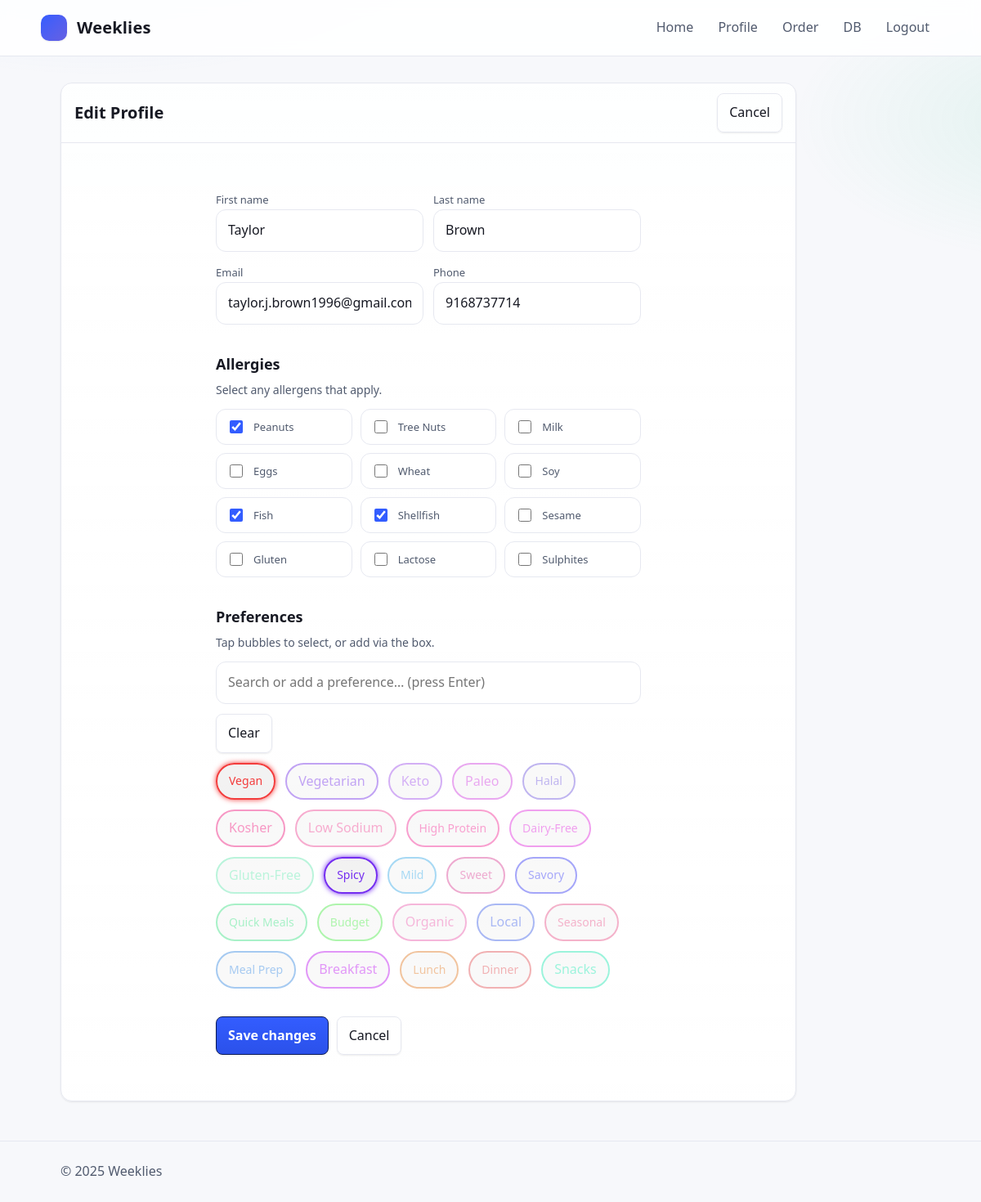
The page /profile/edit (signed in) on the database as committed earlier.
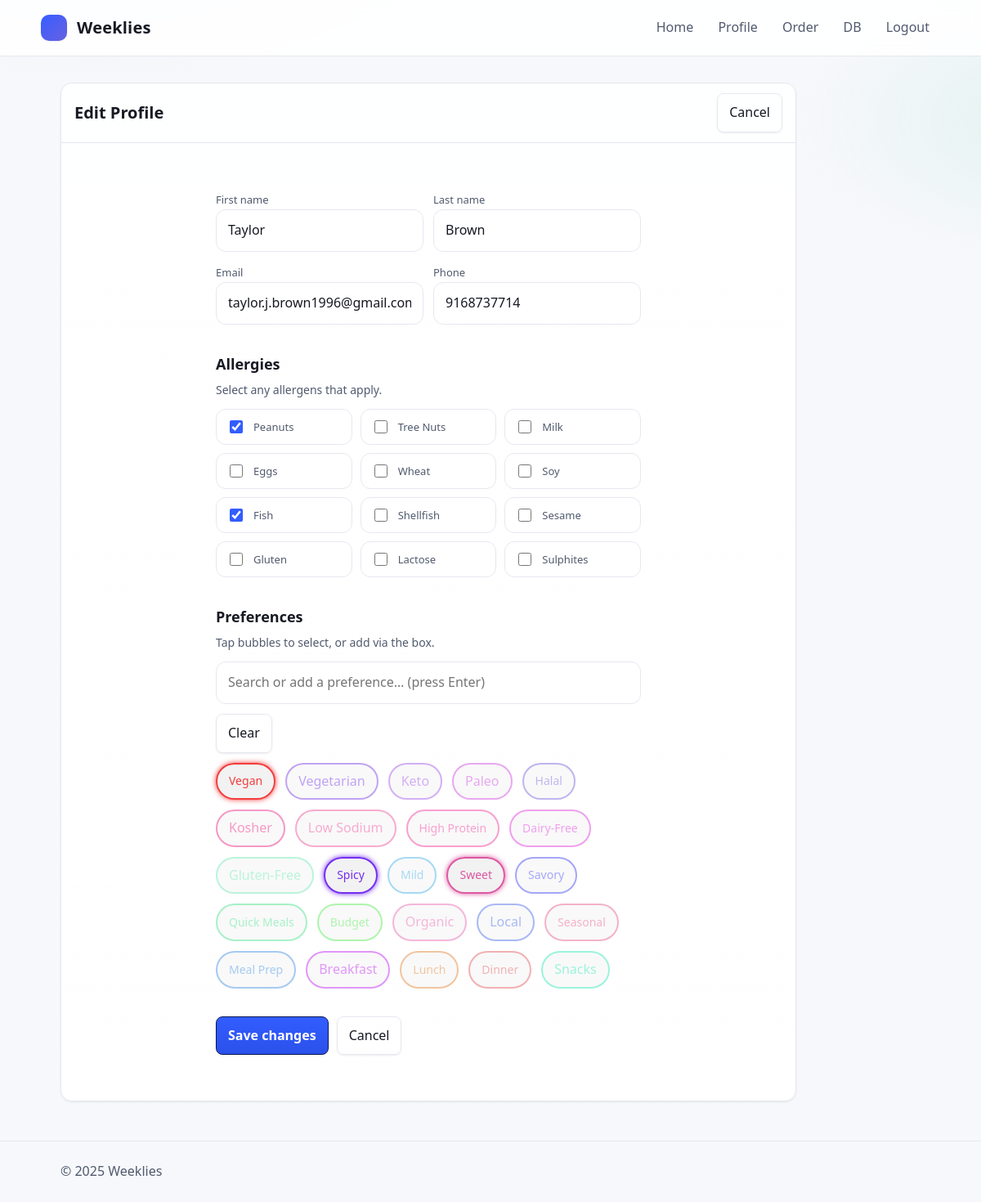
The same page on the database as committed later.
### Flask_app.py (the view, shortened to what this page needs)
@app.route('/profile/edit', methods=['GET', 'POST'])
def edit_profile():
    if session.get('Username') is None:
        return redirect(url_for('login'))
    usr_id = session.get('usr_id')
    if not usr_id:
        return redirect(url_for('logout'))
    conn = create_connection(db_file)
    try:
        row = fetch_one(conn, '''
            SELECT usr_id, first_name, last_name, email, phone, wallet, preferences, allergies
            FROM "User" WHERE usr_id = ?
        ''', (usr_id,))
    finally:
        close_connection(conn)
    if not row:
        return redirect(url_for('logout'))
    user = {
        "usr_id": row[0],
        "first_name": row[1],
        "last_name": row[2],
        "email": row[3],
        "phone": row[4],
        "wallet": (row[5] or 0) / 100.0,
        "preferences": row[6] or "",
        "allergies": row[7] or "",
    }
    return render_template("edit_profile.html", user=user)

### sqlQueries.py (called while the page is built)
def create_connection(db_file):
    conn = None
    try:
        conn = sqlite3.connect(db_file)
    except sqlite3.Error as e:
        print(e)
    return conn

def close_connection(conn):
    if conn:
        conn.close()

def execute_query(conn, query, params=()):
    try:
        cur = conn.cursor()
        cur.execute(query, params)
        conn.commit()
        return cur
    except sqlite3.Error as e:
        print(e)
        return None

def fetch_one(conn, query, params=()):
    cur = execute_query(conn, query, params)
    if cur:
        return cur.fetchone()
    return None

### templates/edit_profile.html (shortened to what this page needs)
<!DOCTYPE html>
<html lang="en">
<head>
  <link rel="stylesheet" href="{{ url_for('static', filename='style.css') }}" />
</head>
<body>
<header class="site-header">
  <div class="container">
    <a class="brand" href="{{ url_for('index') }}"><span class="logo"></span> Weeklies</a>
    <nav>
      <a href="{{ url_for('index') }}">Home</a>
      <a href="{{ url_for('profile') }}">Profile</a>
      <a href="{{ url_for('orders') }}">Order</a>
      <a href="{{ url_for('db_view') }}">DB</a>
      <a href="{{ url_for('logout') }}" data-confirm="Log out now?">Logout</a>
    </nav>
  </div>
</header>
<main class="main">
  <div class="container">
    <div class="card max-w-lg">
      <div class="card-head">
        <h2>Edit Profile</h2>
        <a class="btn btn-outline btn-sm" href="{{ url_for('profile') }}">Cancel</a>
      </div>
      <div class="card-body">
        <form method="POST" action="{{ url_for('edit_profile') }}" id="editProfileForm" novalidate>
          <div class="section" style="margin-bottom:16px;">
            <div class="form-grid">
              <div>
                <label>First name</label>
                <input class="input read-only" type="text" value="{{ user.first_name }}" disabled>
              </div>
              <div>
                <label>Last name</label>
                <input class="input read-only" type="text" value="{{ user.last_name }}" disabled>
              </div>
              <div>
                <label>Email</label>
                <input class="input read-only" type="email" value="{{ user.email }}" disabled>
              </div>
              <div>
                <label>Phone</label>
                <input class="input" name="phone" type="tel" value="{{ user.phone }}" placeholder="(555) 555-5555">
              </div>
            </div>
          </div>
          <div class="section" style="margin-bottom:16px;">
            <h3 class="section-title">Allergies</h3>
            <p class="muted">Select any allergens that apply.</p>
            <div class="allergen-grid" id="allergenGrid">
              {% set allergens = [
                'Peanuts','Tree Nuts','Milk','Eggs','Wheat','Soy',
                'Fish','Shellfish','Sesame','Gluten','Lactose','Sulphites'
              ] %}
              {% set selected_allergies = (user.allergies or '') %}
              {% set selected_set = selected_allergies|lower %}
              {% for a in allergens %}
              {% set checked = ('checked' if (a.lower() in selected_set) else '') %}
              <label class="allergen">
                <input type="checkbox" name="allergies[]" value="{{ a }}" {{ checked }}>
                <span>{{ a }}</span>
              </label>
              {% endfor %}
            </div>
          </div>
          <div class="section" style="margin-bottom:16px;">
            <h3 class="section-title">Preferences</h3>
            <p class="muted">Tap bubbles to select, or add via the box.</p>
            <div class="pref-toolbar">
              <input class="input" id="prefSearch" type="search" placeholder="Search or add a preference… (press Enter)">
              <button class="btn btn-outline" type="button" id="clearPrefsBtn">Clear</button>
            </div>
            <div class="bubbles" id="bubbles" data-existing="{{ (user.preferences or '') | e }}"></div>
          </div>
          <div class="btn-row">
            <button type="submit" class="btn btn-primary">Save changes</button>
            <a class="btn btn-outline" href="{{ url_for('profile') }}">Cancel</a>
          </div>
        </form>
      </div>
    </div>
  </div>
</main>
<footer class="footer">
  <div class="container">© 2025 Weeklies</div>
</footer>
</body>
</html>

Rows that differ between the two databases and show on the page:
changed User "Taylor": preferences "Spicy,Vegan" → "Spicy,Vegan,Sweet" (drawn)
Other text that changed with them:
form field a: "☑" → "☐"
